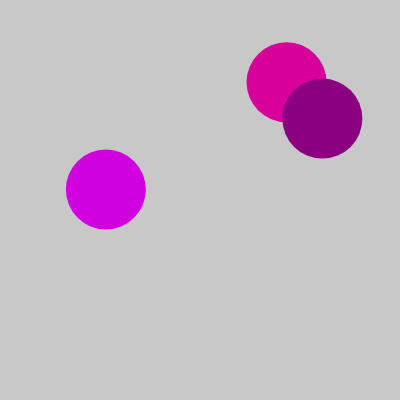
Frame 1 (no input)
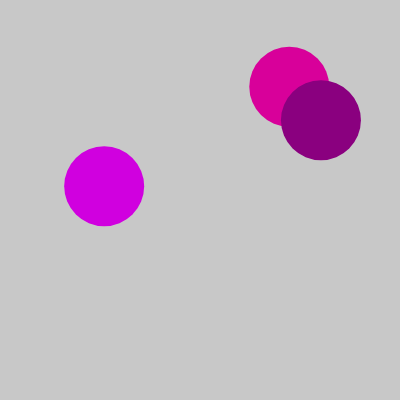
Frame 60 (no input)
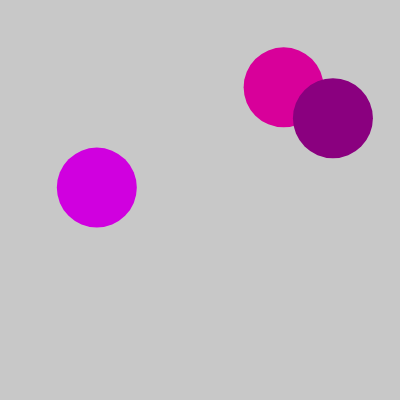
Frame 120 (the mouse pressed at the canvas centre since frame 60)

The p5.js sketch that drew these frames (run headless with seeded random() and noise() and a simulated clock; from frame 60 on, the mouse is pressed at the canvas centre):

// p5.js sketch
// ── sketch.js
var cells = [];
var MAX = 3;
function setup()
{
    createCanvas(400,400);
    for(var i=0;i<MAX;i++)
        cells.push(new Cell());   
}

function draw()
{
    background(200);
    for(var i=0;i<cells.length;i++)
    {
        cells[i].move();
        cells[i].show();
    }
}

function mousePressed()
{
    for(var i=cells.length-1;i>=0;i--)
    {
        if(cells[i].clicked(mouseX,mouseY))
        {
            console.log("Clicked");
            cells.push(cells[i].mitosis());
            cells.push(cells[i].mitosis());
            cells.splice(i,1);
        }
    }
}
// ── Cell.js
function Cell(pos,r,c)
{
    if(pos)
        this.pos = pos.copy();
    else
    this.pos = createVector(random(width),random(height));

    this.r  = r || 80;
    this.c = c || color(random(100,255),0,random(100,255));

    this.move = function()
    {
        var vel = p5.Vector.random2D();
        this.pos.add(vel);
    }

    this.show = function()
    {
        fill(this.c);
        noStroke();
        ellipse(this.pos.x,this.pos.y,this.r,this.r);
    }

    this.clicked = function(x,y)
    {
        var d = dist(this.pos.x,this.pos.y,x,y)
        if(d<this.r)
        return true;
        else
        return false;
    }

    this.mitosis = function()
    {
        var offset = random(-this.r,this.r);
        this.pos.x += offset;
        var cell = new Cell(this.pos,this.r*0.8,this.c);
        return cell;
    }
}
